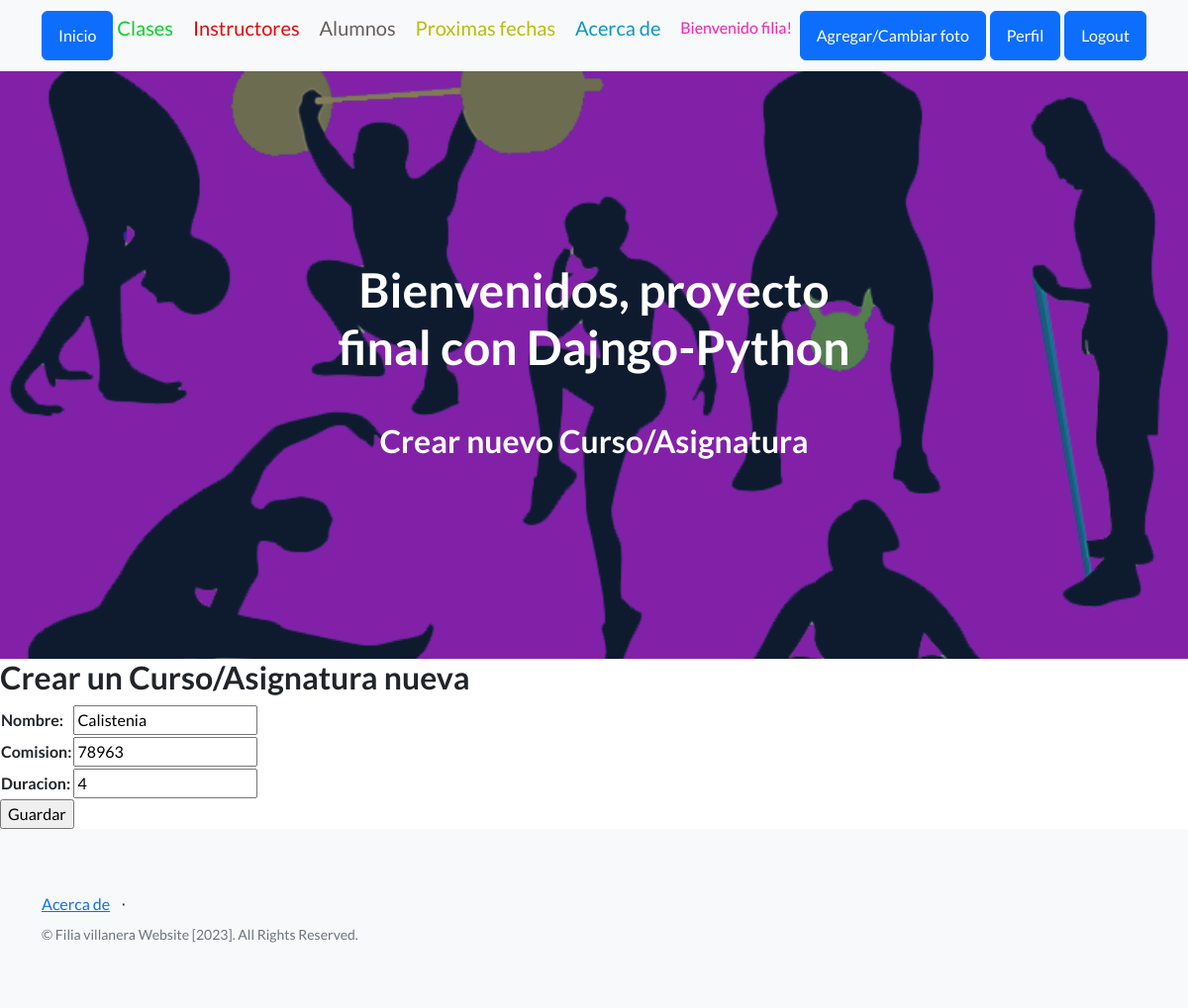
Page /upd_curso/6/ (signed in) on the committed database.
### app1/models.py (models this page shows, shortened)
class Clase (models.Model):
    nombre = models.CharField(max_length=50)
    comision  = models.IntegerField()
    duracion = models.IntegerField ()

### app1/views.py (the view)
# urls.py: path('upd_curso/<id_curso>/', updcurso, name="upd_curso" ),
@login_required
def updcurso (request, id_curso ):
    curso = Clase.objects.get (id = id_curso)
    if request.method == "POST" :
        miForm = CursoForm(request.POST)
        if miForm.is_valid():
            curso.nombre = miForm.cleaned_data.get('nombre')
            curso.comision = miForm.cleaned_data.get('comision')
            curso.duracion = miForm.cleaned_data.get('duracion')
            curso.save()
            return redirect(reverse_lazy('cursos'))
    else:
        miForm = CursoForm (initial = {
            'nombre' : curso.nombre,
            'comision' : curso.comision,
            'duracion' : curso.duracion
        })
    return render (request, "aplicacion/cursoform2.html", {'form' : miForm})

### app1/forms.py
class CursoForm (LoginRequiredMixin, forms.Form):
    nombre= forms.CharField(max_length=50, required=True)
    comision= forms.IntegerField(required=True)
    duracion= forms.IntegerField(required= True )

### app1/templates/aplicacion/cursoform2.html (shortened to what this page needs)
{% extends 'aplicacion/base.html' %}
{% load static %}
{% block encabezado %}
   Crear nuevo Curso/Asignatura
{% endblock encabezado %}
{% block contenido %}
    <h2>Crear un Curso/Asignatura nueva</h2>
    <form action="" method="post">
        <table>
            {{ form.as_table }}
        </table>
    <input type="submit" value="Guardar">
    </form>
{% endblock contenido %}

### app1/templates/aplicacion/base.html (shortened to what this page needs)
<!DOCTYPE html>
<html lang="en">
    <head>
        {% load static %}
        <link href="https://cdn.jsdelivr.net/npm/bootstrap-icons@1.5.0/font/bootstrap-icons.css" rel="stylesheet" type="text/css" />
        <link href="{% static 'aplicacion/css/styles.css' %}" rel="stylesheet" />
        <link rel="stylesheet" href="https://cdnjs.cloudflare.com/ajax/libs/font-awesome/6.4.0/css/all.min.css">
    </head>
    <body>
        <nav class="navbar navbar-light bg-light static-top">
            <div class="container">
                <a class="btn btn-primary" href="{% url 'home' %}">Inicio</a>
                {% if user.is_authenticated %}
                    <a class="navbar-brand" href="{% url 'cursos' %}" style="color:rgb(7, 211, 38)">Clases</p></a>
                    <a class="navbar-brand"class="navbar-brand" href="{% url 'profesores' %}" style="color:rgb(230, 7, 7)">Instructores</p></a>
                    <a class="navbar-brand"href="{% url 'estudiantes' %} "style="color:rgb(104, 93, 93)">Alumnos</p></a>
                    <a class="navbar-brand"class="navbar-brand" href="{% url 'fechas_proximas' %}" style="color:rgb(183, 192, 9)">Proximas fechas</p></a>
                    <a class="navbar-brand"class="navbar-brand" href="{% url 'acerca' %}" style="color:rgb(8, 151, 203)">Acerca de</p></a>
                    <p style="color:rgb(246, 35, 176)">Bienvenido {{user.username}}!</p>
                    <a class="btn btn-primary" href="{% url 'agg_avatar'   %}">Agregar/Cambiar foto</a>
                    <a class="btn btn-primary" href="{% url 'editarperfil' %}">Perfil</a>
                    <a class="btn btn-primary" href="{% url 'logout' %}">Logout</a>
                {% else %}
                    <a class="btn btn-success" href="{% url 'registro'    %}">Registro</a>
                    <a class="btn btn-primary" href="{% url 'login' %}">Login</a>
                {% endif %}
            </div>
        </nav>
        <header class="masthead">
            <div class="container position-relative">
                <div class="row justify-content-center">
                    <div class="col-xl-6">
                        <div class="text-center text-white">
                            <h1 class="mb-5">Bienvenidos, proyecto final con Dajngo-Python</h1>
                            <h2>
                            {% block encabezado %}
                            {% endblock encabezado %}
                                </h2>
                        </div>
                    </div>
                </div>
            </div>
        </header>
        {% block contenido %}
        {% endblock contenido %}
        <footer class="footer bg-light">
            <div class="container">
                <div class="row">
                    <div class="col-lg-6 h-100 text-center text-lg-start my-auto">
                        <ul class="list-inline mb-2">
                            <li class="list-inline-item"><a href="{% url 'acerca'   %}">Acerca de</a></li>
                            <li class="list-inline-item">⋅</li>
                        </ul>
                        <p class="text-muted small mb-4 mb-lg-0">&copy; Filia villanera Website [2023]. All Rights Reserved.</p>
                    </div>
                </div>
            </div>
        </footer>
    </body>
</html>

### rows in the picture
Clase: nombre "Calistenia", comision "78963", duracion "4"

### other values in the picture
{{ user.username }} "filia"
